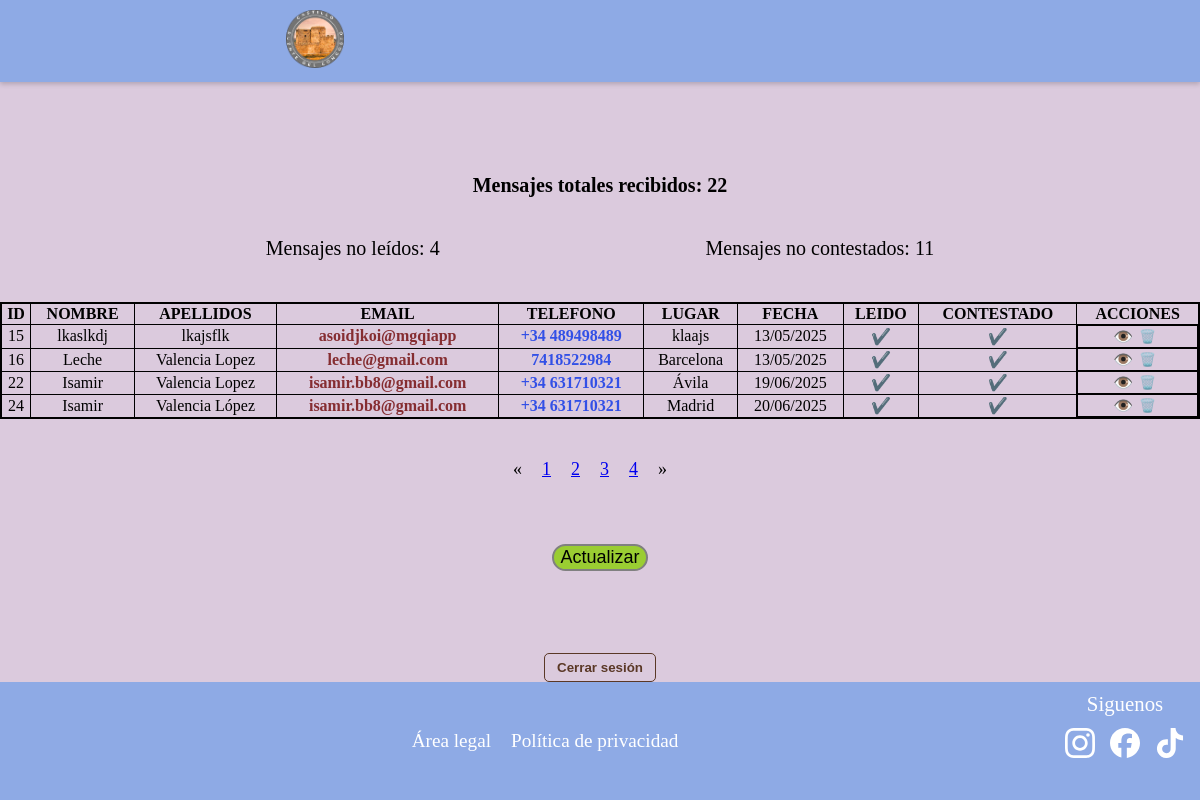
Page /chat/ (signed in) on the earlier database version.
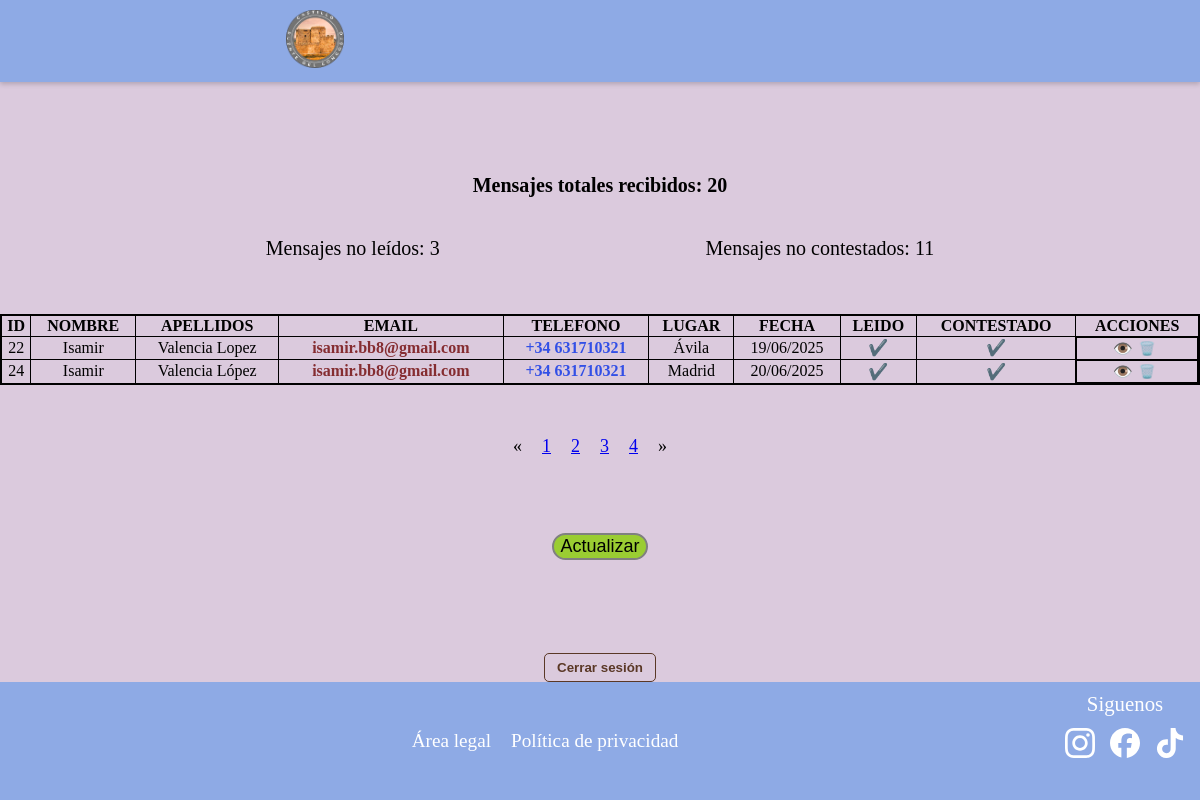
Same page on the later database version.
### appcastillocongosto/models.py (models this page shows, shortened)
class Contacto(models.Model):
    id = models.AutoField(primary_key=True)
    nombre = models.CharField("Nombre", max_length=25, null=True)
    apellidos = models.CharField("Apellidos", max_length=100, null=True, blank=True)
    email = models.CharField("Email", max_length=100, null=True, blank=True)
    telefono = models.CharField("Telefono", max_length=15, null=True, blank=True)
    lugar = models.CharField("Lugar", max_length=100, null=True, blank=True)
    fecha = models.DateTimeField("Fecha y Hora", default=timezone.now)
    mensaje = models.TextField("Mensaje")
    leido = models.BooleanField("Leido", default=False)
    contestado = models.BooleanField("Contestado", default=False)
    class Meta:
        verbose_name = "Contacto"
        verbose_name_plural = "Contactos"
        ordering = ['nombre']

### appcastillocongosto/views.py (the view)
# urls.py: path('chat/', views.chat, name='chat'),
@login_required(login_url='login')
def chat(request):
    lista_contactos = Contacto.objects.all().order_by('leido')
    numcontactos = Contacto.objects.count()
    numleidos = Contacto.objects.filter(leido=False).count()
    numcontestados = Contacto.objects.filter(contestado=False).count()
    page = request.GET.get('page')
    paginator = Paginator(lista_contactos, 6)
    if page == None:
        print(" page recibe fuera de get o post NONE ="+ str(page))
        page = paginator.num_pages
        request.session["pagina"] = page
    else:
        print(" page recibe este del nonede geo o post="+ str(page))
        request.session["pagina"] = page
    if request.method == 'GET':
        pagina = request.session["pagina"]
        print(" page recibe en GET=" + str(pagina))
    if request.method == 'POST':
        pagina = request.session["pagina"]
        print(" page recibe en POST= " +str(pagina))
    if "pagina" in request.session:
        page = request.session["pagina"]
        print(" page recibe de sesion=" +str(page))
    try:
        lista_contactos = paginator.get_page(page)
    except PageNotAnInteger:
        lista_contactos = paginator.page(1)
    except EmptyPage:
        lista_contactos = paginator.page(paginator.num_pages)
    if request.method == 'POST':
        return redirect('chat')
    context = {'lista_contactos': lista_contactos, 'numleidos': numleidos, 'numcontestados': numcontestados, 'numcontactos': numcontactos}
    return render(request, 'chat.html', context=context)

### templates/chat.html (shortened to what this page needs)
{% extends "base2.html" %}
{% load static %}
{% block head %}
<link rel="stylesheet" href="{% static 'css/chat.css' %}">
{% endblock %}
{% block content %}
<br><br><br><br>
<div class="chat">
    <div class="num-mensajes">
        <div class="num-mensajes1">
            <p class="num-mensajes-text">Mensajes totales recibidos: {{ numcontactos }}</p>
        </div>
        <div class="num-mensajes2">
            <p class="num-mensajes-text">Mensajes no leídos: {{ numleidos }}</p>
            <p class="num-mensajes-text">Mensajes no contestados: {{ numcontestados }}</p>
        </div>
    </div>
    <div class="tabla-responsive">
        <div class="tabla">
            <table>
                <thead>
                    <th class="th-chat">ID</th>
                    <th class="th-chat">NOMBRE</th>
                    <th class="th-chat">APELLIDOS</th>
                    <th class="th-chat">EMAIL</th>
                    <th class="th-chat">TELEFONO</th>
                    <th class="th-chat">LUGAR</th>
                    <th class="th-chat">FECHA</th>
                    <th class="th-chat">LEIDO</th>
                    <th class="th-chat">CONTESTADO</th>
                    <th class="th-chat">ACCIONES</th>
                </thead>
                <tbody>
                    {% for i in lista_contactos %}
                        <tr>
                            <td> {{ i.id }}</td>
                            <td> {{ i.nombre }}</td>
                            <td> {{ i.apellidos }}</td>
                            <td><a href="https://mail.google.com/mail/?view=cm&to={{ i.email }}" target="_blank" class="email">{{ i.email }}</a></td>
                            <td><a href="{% url 'ver_contacto' id=i.id %}" target="_blank" class="telefono">{% if i.telefono|length > 9 %}{{ i.telefono }}{% else %}+34 {{ i.telefono }}{% endif %}</a></td>
                            <td> {{ i.lugar }}</td>
                            <td> {{ i.fecha|date:"d/m/Y" }}</td>
                            <td> {% if i.leido %}✔️{% else %}❌{% endif %}</td>
                            <td> {% if i.contestado %}✔️{% else %}❌{% endif %}</td>
                            <td class="acciones">
                                <a class="boton-accion" href="{% url 'ver_mensaje' id=i.id %}" title="Ver mensaje">👁️</a>
                                <form method="post" action="{% url 'eliminar_contacto' id=i.id %}">
                                    <button type="submit" class="boton-accion eliminar" title="Eliminar contacto" onclick="return confirm('¿Estás seguro de que quieres eliminar este contacto?');">🗑️</button>
                                </form>
                            </td>
                        </tr>
                    {% endfor %}
                </tbody>
            </table>
        </div>
    </div>
    {% if lista_contactos.has_other_pages %}
        <font size="4">
            <ul class="pagination">
                {% if lista_habilidades.has_previous %}
                    <li><a href="?page={{ lista_contactos.previous_page_numbre }}">&laquo;</a></li>
                {% else %}
                    <li class="disabled"><span>&laquo;</span></li>
                {% endif %}
                {% for i in lista_contactos.paginator.page_range %}
                    {% if reservas.number == i %}
                        <li class="active"><span>{{ i }}<span class="sr-only">(current)</span></span></li>
                    {% else %}
                        <li><a href="?page={{ i }}">{{ i }}</a></li>
                    {% endif %}
                {% endfor %}
                {% if lista_contactos.has_next %}
                    <li><a href="?page={{ lista_contactos.next_page_number }}">&raquo;</a></li>
                {% else %}
                    <li class="disabled"><span>&raquo;</span></li>
                {% endif %}
            </ul>
        </font>
    {% endif %}
    <div class="btn-actualizar">
        <form method="post">
            <input type="submit" value="Actualizar" class="btn-actualizar-text">
        </form>
    </div>
    {% if user.is_authenticated %}
        <form method="post" action="{% url 'logout' %}" style=" text-align: center; margin-top: 5%;">
        <button type="submit" class="boton-cerrar-sesion">Cerrar sesión</button>
    </form>
    {% endif %}
</div>
{% endblock content %}

### templates/base2.html (shortened to what this page needs)
{% load static %}
<!DOCTYPE html>
<html lang="es">
<head>
    {% block head %}
    {% endblock %}
</head>
<body>
    {% include "navbar.html" %}
    {% block content %}
    {% endblock %}
    {% include "footer.html" %}
</body>
</html>

### templates/navbar.html (shortened to what this page needs)
{% load static %}
{% block head %}
<link rel="stylesheet" href="{% static 'css/navbar.css' %}">
<link rel="stylesheet" href="https://cdnjs.cloudflare.com/ajax/libs/font-awesome/6.7.2/css/all.min.css"
 />
{% endblock %}
{% block content %}
<nav class="navbar">
    <div class="navbar-container">
        <div class="navbar-logo" style="cursor: pointer;">
            <img data-img="{% static 'images/Logo-Castillo-Puente-del-Congosto-hd.png' %}"
                src="{% static 'images/Logo-Castillo-Puente-del-Congosto-hd.png' %}" alt="Logotipo del Castillo"
                id="logo-expandible" height="48" width="48">
        </div>
    </div>
</nav>
{% endblock %}

### templates/footer.html (shortened to what this page needs)
{% load static %}
{% block head %}
<link rel="stylesheet" href="{% static 'css/footer.css' %}">
{% endblock %}
{% block content %}
<footer class="footer">
    <div class="footer-container">
        <div class="political-links">
            <ul class="political-link-list">
                <li><a href="" class="political-link">Área legal</a></li>
                <li><a href="" class="political-link">Política de privacidad</a></li>
            </ul>
        </div>
        <div class="social-icons">
            <h4>Siguenos</h4>
                <div class="social-links">
                    <a href="https://www.instagram.com/isamir_29/" class="social-icon" target="_blank">
                    </a>
                    <a href="https://www.facebook.com/profile.php?id=61566775427731" class="social-icon" target="_blank">
                    </a>
                    <a href="https://www.tiktok.com/@alfonsorojas1685?lang=es" class="social-icon" target="_blank">
                    </a>
                </div>
        </div>
    </div>
</footer>
{% endblock %}

### static/css/chat.css (style rules this page uses)
body { background: #dbcadd; min-height: 100vh; margin: 0; padding: 0; display: flex; flex-direction: column; }
.chat { flex: 1; display: flex; flex-direction: column; justify-content: space-between; }
.tabla-responsive { width: 100%; overflow-x: auto; overflow-y: auto; }
.tabla table { border: 2px solid black; min-width: 860px; width: 100%; border-collapse: collapse; }
.acciones { display: flex; justify-content: center; }
.boton-accion { text-decoration: none; }
.boton-accion.eliminar { background: none; border: none; cursor: pointer; }
.num-mensajes { display: flex; flex-direction: column; align-items: center; justify-content: space-evenly; }
.num-mensajes1 { font-weight: bolder; }
.num-mensajes2 { display: flex; justify-content: space-evenly; width: 100%; }
.num-mensajes-text { font-size: 20px; }
.email { text-decoration: none; color: rgba(112, 6, 6, 0.802); font-weight: bold; }
.telefono { text-decoration: none; color: rgba(8, 49, 233, 0.801); font-weight: bold; }
.btn-actualizar { padding-top: 2%; display: flex; justify-content: center; }
.btn-actualizar-text { background: yellowgreen; border-radius: 20px; border: 2px solid grey; font-size: 18px; cursor: pointer; }
table { margin: 0; border: 1px solid black; border-collapse: collapse; }
th, td { border: 0.5px solid black; padding: 1px; text-align: center; white-space: nowrap; }
.pagination { display: flex; justify-content: center; margin-right: 5%; }
.boton-cerrar-sesion { background: none; border: 1px solid #5a3826; color: #5a3826; padding: 6px 12px; border-radius: 5px; text-decoration: none; font-weight: bold; transition: background 0.3s, color 0.3s; cursor: pointer; }

### static/css/navbar.css (style rules this page uses)
.navbar { background: #8eaae5; padding: 10px 0; width: 100%; position: relative; top: 0; z-index: 1; display: flex; box-shadow: 0 2px 5px rgba(0, 0, 0, 0.2); }
.navbar-container { display: flex; width: 100%; max-width: 1200px; margin: 0 auto; align-items: center; justify-content: space-around; }
.navbar-logo img { height: 58px; width: 58px; transition: height 2s, width 2s; }

### static/css/footer.css (style rules this page uses)
.footer { background: #8eaae5; padding: 0; text-align: center; position: relative; bottom: 0; width: 100%; height: 118px; }
ul { list-style: none; display: flex; }
li { padding-inline: 10px; }
.footer-container { height: 100%; width: 100%; max-width: 1200px; margin: auto; display: flex; justify-content: center; }
.political-links { width: 100%; display: flex; justify-content: space-around; margin: auto; }
.political-link { text-decoration: none; font-size: 1.2rem; color: rgb(255, 255, 255); transition: 0.3s; }
.social-icons { height: 100%; width: 100%; max-width: 150px; display: flex; flex-direction: column; }
.social-links { height: 100%; flex-grow: 1; display: flex; justify-content: space-evenly; }
.social-icons h4 { margin-top: 10px; font-size: 1.3rem; color: #fff; text-transform: capitalize; margin-bottom: 12px; font-weight: 500; position: relative; animation: colorCycle 4s infinite linear; }
.social-icon svg { transition: 0.3s; color: white; cursor: pointer; }

### templates/base2.html (style rules this page uses)
html { overflow-y: scroll; }
body { margin: 0; }

Differences in the rows shown:
removed Contacto: id "15", nombre "lkaslkdj", apellidos "lkajsflk", email "asoidjkoi@mgqiapp", telefono "489498489", lugar "klaajs", fecha "13/05/2025"
removed Contacto: id "16", nombre "Leche", apellidos "Valencia Lopez", email "leche@gmail.com", telefono "7418522984", lugar "Barcelona", fecha "13/05/2025"
Other differences:
{{ numcontactos }}: "22" → "20"
{{ numleidos }}: "4" → "3"
